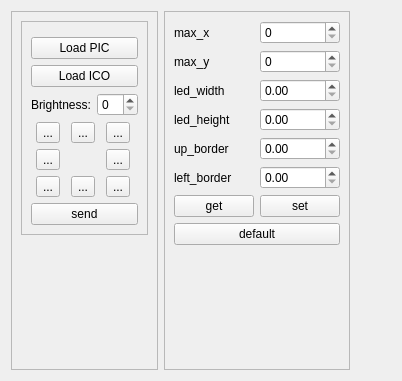
<?xml version="1.0" encoding="UTF-8"?>
<ui version="4.0">
 <class>MainBox</class>
 <widget class="QWidget" name="MainBox">
  <property name="geometry">
   <rect>
    <x>0</x>
    <y>0</y>
    <width>402</width>
    <height>381</height>
   </rect>
  </property>
  <property name="windowTitle">
   <string>Dialog</string>
  </property>
  <layout class="QHBoxLayout" name="horizontalLayout">
   <item>
    <widget class="QFrame" name="frame_3">
     <property name="sizePolicy">
      <sizepolicy hsizetype="Fixed" vsizetype="Preferred">
       <horstretch>0</horstretch>
       <verstretch>0</verstretch>
      </sizepolicy>
     </property>
     <property name="frameShape">
      <enum>QFrame::StyledPanel</enum>
     </property>
     <property name="frameShadow">
      <enum>QFrame::Raised</enum>
     </property>
     <layout class="QVBoxLayout" name="verticalLayout_4">
      <item>
       <widget class="QFrame" name="frame">
        <property name="frameShape">
         <enum>QFrame::StyledPanel</enum>
        </property>
        <property name="frameShadow">
         <enum>QFrame::Raised</enum>
        </property>
        <layout class="QVBoxLayout" name="verticalLayout">
         <item>
          <widget class="SerialBox5_fix_baudrate" name="serial_widget" native="true"/>
         </item>
         <item>
          <widget class="QPushButton" name="btn_load_pic">
           <property name="text">
            <string>Load PIC</string>
           </property>
          </widget>
         </item>
         <item>
          <widget class="QPushButton" name="btn_load_ico">
           <property name="text">
            <string>Load ICO</string>
           </property>
          </widget>
         </item>
         <item>
          <layout class="QHBoxLayout" name="horizontalLayout_2">
           <item>
            <widget class="QLabel" name="label">
             <property name="text">
              <string>Brightness:</string>
             </property>
            </widget>
           </item>
           <item>
            <widget class="QSpinBox" name="sb_brightness"/>
           </item>
          </layout>
         </item>
         <item>
          <layout class="QGridLayout" name="gridLayout">
           <item row="0" column="0">
            <widget class="QToolButton" name="btn_ul">
             <property name="text">
              <string>...</string>
             </property>
             <property name="icon">
              <iconset resource="../../../../arrows/arrows.qrc">
               <normaloff>:/arrows/up_left.png</normaloff>:/arrows/up_left.png</iconset>
             </property>
            </widget>
           </item>
           <item row="1" column="0">
            <widget class="QToolButton" name="btn_l">
             <property name="text">
              <string>...</string>
             </property>
             <property name="icon">
              <iconset resource="../../../../arrows/arrows.qrc">
               <normaloff>:/arrows/left.png</normaloff>:/arrows/left.png</iconset>
             </property>
            </widget>
           </item>
           <item row="0" column="1">
            <widget class="QToolButton" name="btn_u">
             <property name="text">
              <string>...</string>
             </property>
             <property name="icon">
              <iconset resource="../../../../arrows/arrows.qrc">
               <normaloff>:/arrows/up.png</normaloff>:/arrows/up.png</iconset>
             </property>
            </widget>
           </item>
           <item row="0" column="2">
            <widget class="QToolButton" name="btn_ur">
             <property name="text">
              <string>...</string>
             </property>
             <property name="icon">
              <iconset resource="../../../../arrows/arrows.qrc">
               <normaloff>:/arrows/up_right.png</normaloff>:/arrows/up_right.png</iconset>
             </property>
            </widget>
           </item>
           <item row="2" column="1">
            <widget class="QToolButton" name="btn_d">
             <property name="text">
              <string>...</string>
             </property>
             <property name="icon">
              <iconset resource="../../../../arrows/arrows.qrc">
               <normaloff>:/arrows/down.png</normaloff>:/arrows/down.png</iconset>
             </property>
            </widget>
           </item>
           <item row="1" column="2">
            <widget class="QToolButton" name="btn_r">
             <property name="text">
              <string>...</string>
             </property>
             <property name="icon">
              <iconset resource="../../../../arrows/arrows.qrc">
               <normaloff>:/arrows/right.png</normaloff>:/arrows/right.png</iconset>
             </property>
            </widget>
           </item>
           <item row="2" column="0">
            <widget class="QToolButton" name="btn_dl">
             <property name="text">
              <string>...</string>
             </property>
             <property name="icon">
              <iconset resource="../../../../arrows/arrows.qrc">
               <normaloff>:/arrows/down_left.png</normaloff>:/arrows/down_left.png</iconset>
             </property>
            </widget>
           </item>
           <item row="2" column="2">
            <widget class="QToolButton" name="btn_dr">
             <property name="text">
              <string>...</string>
             </property>
             <property name="icon">
              <iconset resource="../../../../arrows/arrows.qrc">
               <normaloff>:/arrows/down_right.png</normaloff>:/arrows/down_right.png</iconset>
             </property>
            </widget>
           </item>
          </layout>
         </item>
         <item>
          <widget class="QPushButton" name="btn_send_test_data">
           <property name="text">
            <string>send</string>
           </property>
          </widget>
         </item>
        </layout>
       </widget>
      </item>
      <item>
       <spacer name="verticalSpacer">
        <property name="orientation">
         <enum>Qt::Vertical</enum>
        </property>
        <property name="sizeHint" stdset="0">
         <size>
          <width>20</width>
          <height>40</height>
         </size>
        </property>
       </spacer>
      </item>
     </layout>
    </widget>
   </item>
   <item>
    <widget class="QFrame" name="frame_2">
     <property name="sizePolicy">
      <sizepolicy hsizetype="Fixed" vsizetype="Preferred">
       <horstretch>0</horstretch>
       <verstretch>0</verstretch>
      </sizepolicy>
     </property>
     <property name="frameShape">
      <enum>QFrame::StyledPanel</enum>
     </property>
     <property name="frameShadow">
      <enum>QFrame::Raised</enum>
     </property>
     <layout class="QVBoxLayout" name="verticalLayout_3">
      <item>
       <layout class="QGridLayout" name="gridLayout_2">
        <item row="2" column="0">
         <widget class="QLabel" name="label_4">
          <property name="text">
           <string>led_width</string>
          </property>
         </widget>
        </item>
        <item row="1" column="1">
         <widget class="QSpinBox" name="sb_max_y"/>
        </item>
        <item row="0" column="0">
         <widget class="QLabel" name="label_2">
          <property name="text">
           <string>max_x</string>
          </property>
         </widget>
        </item>
        <item row="3" column="0">
         <widget class="QLabel" name="label_5">
          <property name="text">
           <string>led_height</string>
          </property>
         </widget>
        </item>
        <item row="6" column="0">
         <widget class="QPushButton" name="btn_get">
          <property name="text">
           <string>get</string>
          </property>
         </widget>
        </item>
        <item row="4" column="0">
         <widget class="QLabel" name="label_6">
          <property name="text">
           <string>up_border</string>
          </property>
         </widget>
        </item>
        <item row="6" column="1">
         <widget class="QPushButton" name="btn_set">
          <property name="text">
           <string>set</string>
          </property>
         </widget>
        </item>
        <item row="5" column="0">
         <widget class="QLabel" name="label_7">
          <property name="text">
           <string>left_border</string>
          </property>
         </widget>
        </item>
        <item row="0" column="1">
         <widget class="QSpinBox" name="sb_max_x"/>
        </item>
        <item row="1" column="0">
         <widget class="QLabel" name="label_3">
          <property name="text">
           <string>max_y</string>
          </property>
         </widget>
        </item>
        <item row="7" column="0" colspan="2">
         <widget class="QPushButton" name="btn_default">
          <property name="text">
           <string>default</string>
          </property>
         </widget>
        </item>
        <item row="2" column="1">
         <widget class="QDoubleSpinBox" name="sb_led_width"/>
        </item>
        <item row="3" column="1">
         <widget class="QDoubleSpinBox" name="sb_led_height"/>
        </item>
        <item row="4" column="1">
         <widget class="QDoubleSpinBox" name="sb_led_up_border"/>
        </item>
        <item row="5" column="1">
         <widget class="QDoubleSpinBox" name="sb_led_left_border"/>
        </item>
       </layout>
      </item>
      <item>
       <spacer name="verticalSpacer_2">
        <property name="orientation">
         <enum>Qt::Vertical</enum>
        </property>
        <property name="sizeHint" stdset="0">
         <size>
          <width>20</width>
          <height>40</height>
         </size>
        </property>
       </spacer>
      </item>
     </layout>
    </widget>
   </item>
   <item>
    <widget class="RGB_display" name="rgb_display" native="true"/>
   </item>
  </layout>
 </widget>
 <customwidgets>
  <customwidget>
   <class>SerialBox5_fix_baudrate</class>
   <extends>QWidget</extends>
   <header>serialbox5_fix_baudrate.hpp</header>
   <container>1</container>
  </customwidget>
  <customwidget>
   <class>RGB_display</class>
   <extends>QWidget</extends>
   <header>rgb_display.hpp</header>
   <container>1</container>
  </customwidget>
 </customwidgets>
 <tabstops>
  <tabstop>btn_load_pic</tabstop>
  <tabstop>btn_load_ico</tabstop>
  <tabstop>sb_brightness</tabstop>
  <tabstop>btn_ul</tabstop>
  <tabstop>btn_u</tabstop>
  <tabstop>btn_ur</tabstop>
  <tabstop>btn_l</tabstop>
  <tabstop>btn_r</tabstop>
  <tabstop>btn_dl</tabstop>
  <tabstop>btn_d</tabstop>
  <tabstop>btn_dr</tabstop>
  <tabstop>btn_send_test_data</tabstop>
  <tabstop>sb_max_x</tabstop>
  <tabstop>sb_max_y</tabstop>
  <tabstop>sb_led_width</tabstop>
  <tabstop>sb_led_height</tabstop>
  <tabstop>sb_led_up_border</tabstop>
  <tabstop>sb_led_left_border</tabstop>
  <tabstop>btn_get</tabstop>
  <tabstop>btn_set</tabstop>
  <tabstop>btn_default</tabstop>
 </tabstops>
 <resources>
  <include location="../../../../arrows/arrows.qrc"/>
 </resources>
 <connections/>
</ui>
